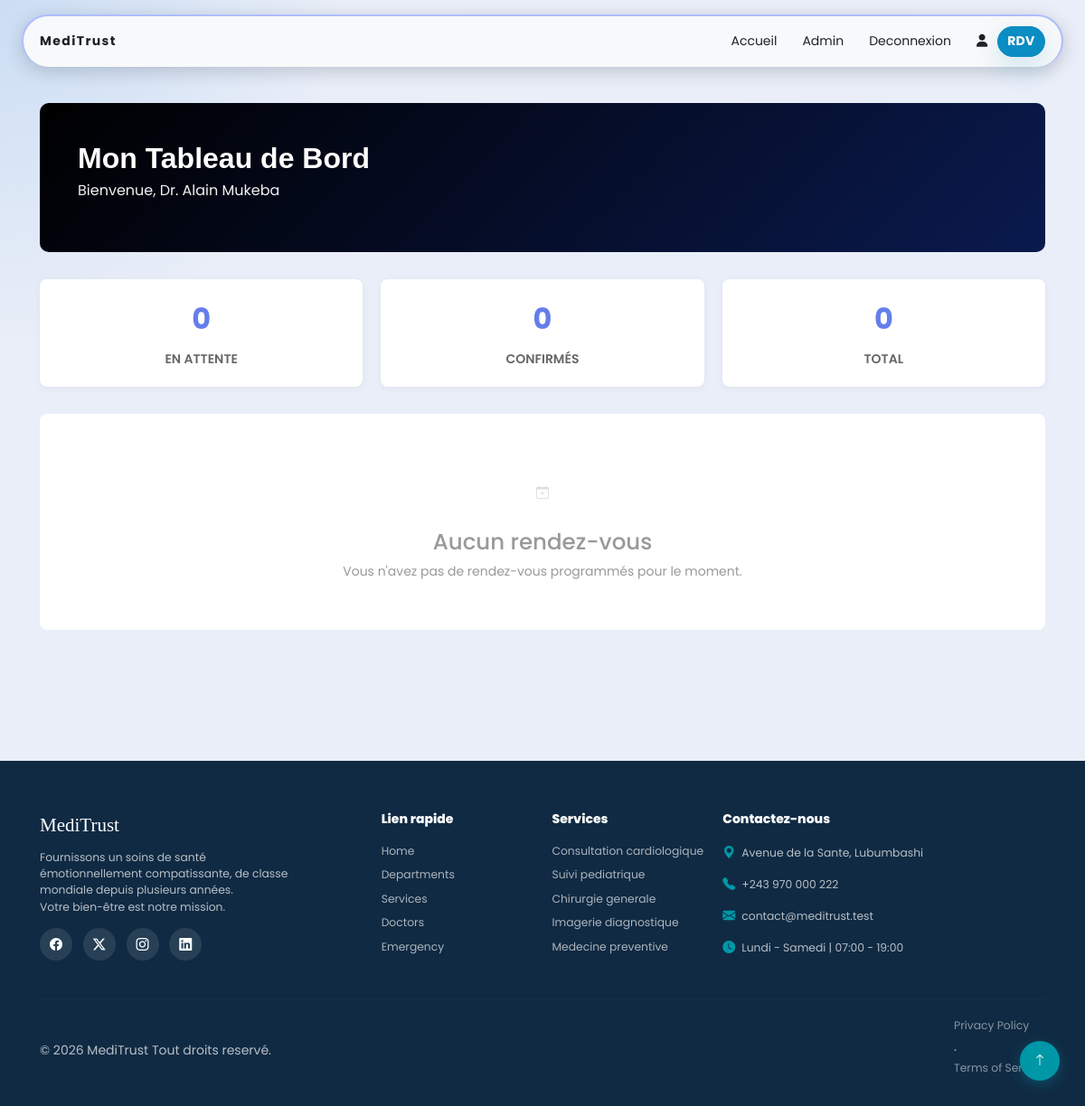
Before: /profile/ (signed in) with the older database file.
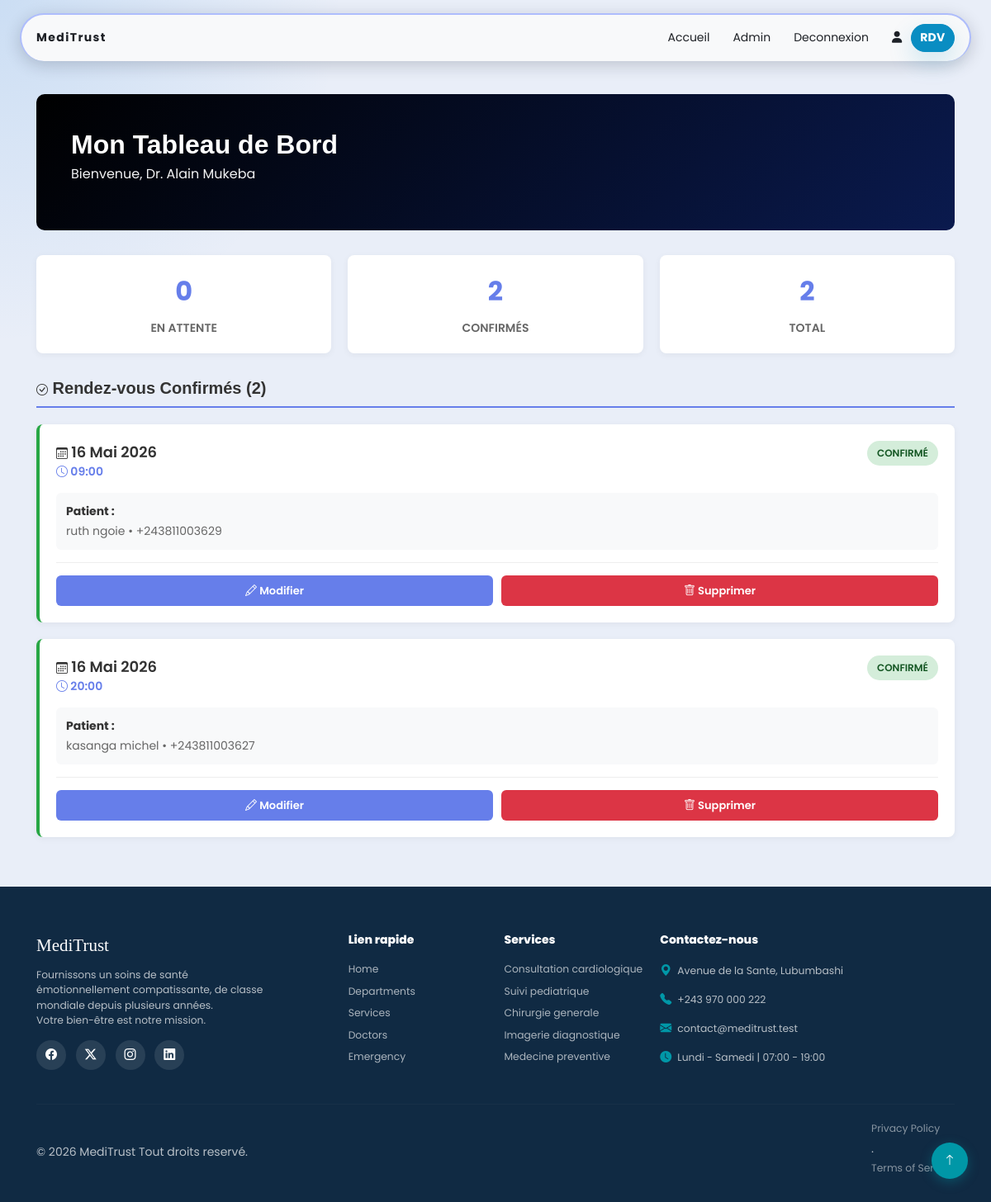
After: the same page with the newer database file.
### staff/models.py (models this page shows, shortened)
class Staff(models.Model):
    class Role(models.TextChoices):
        DOCTOR = "DOCTOR", "Docteur",
        NURSE = "NURSE", "Infirmier",
        MEDECIN = "MEDECIN", "Medecin",
        ADMIN = "ADMIN", "Administrateur",
        LAB_TECH = "LAB_TECH", "Technicien de laboratoire",
        PHARMACIST = "PHARMACIST","Pharmacien",
        SECRETARY = "SECRETARY", "Secrtaire",
    class Specialty(models.TextChoices):
        CHIRURGIE = "CHIRURGIE", "Chirurgie",
        ANESTHESISTE = "ANESTHESISTE", "Anesthsiste",
        RADIOLOGUE = "RADIOLOGUE", "Radiologue",
        PEDIATRE = "PEDIATRE", "Pédiatre",
        GYNAECOLOGUE = "GYNAECOLOGUE", "Gynecologue",
        DENTISTE = "DENTISTE", "Dentiste",
        OPHTALMOLOGUE = "OPHTALMOLOGUE", "Ophtalmologue",
        ORTHOPEDISTE = "ORTHOPEDISTE", "Orthopediste",
        PATHOLOGUE = "PATHOLOGUE", "Pathologue",
        PSYCHIATRE = "PSYCHIATRE", "Psychiatre",
        THERAPEUTE = "THERAPEUTE", "Therapeute",
    user = models.OneToOneField('core.User', on_delete=models.CASCADE, related_name='staff_profile')
    name = models.CharField(max_length=100, blank=True, null=True, verbose_name="Nom")
    last_name = models.CharField(max_length=100, blank=True, null=True, verbose_name="Nom de famille")
    first_name = models.CharField(max_length=100, blank=True, null=True, verbose_name="Prénom")
    specialty = models.CharField(max_length=100, choices=Specialty.choices, blank=True, null=True, verbose_name="Spécialité")
    departement = models.ForeignKey(Departement, on_delete=models.SET_NULL, blank=True, null=True, verbose_name="Departement")
    slug = models.SlugField(unique=True, blank=True)
    role = models.CharField(max_length=20, choices=Role.choices, default=Role.MEDECIN, verbose_name="Role")
    is_active = models.BooleanField(default=False)
    is_verified = models.BooleanField(default=False)
    experience_years = models.PositiveIntegerField(default=0)
    twitter = models.URLField(max_length=255, blank=True, null=True)
    facebook = models.URLField(max_length=255, blank=True, null=True)
    instagram = models.URLField(max_length=255, blank=True, null=True)
    linkedin = models.URLField(max_length=255, blank=True, null=True)
    created_at = models.DateField(auto_now_add=True)
    class Meta:
        verbose_name = 'Membre du personnel'
        verbose_name_plural = 'Membres du personnel'
        indexes = [
            models.Index(fields=['is_active', 'is_verified']),
            models.Index(fields=['role']),
            models.Index(fields=['departement']),
            models.Index(fields=['specialty']),
            models.Index(fields=['is_active', 'is_verified', 'role'], name='staff_active_role_idx'),
        ]

### core/models.py (models this page shows, shortened)
class User(AbstractUser):
    phone = PhoneNumberField(blank=True, null=True, region='CD')
    avatar = models.ImageField(upload_to='avatar/', blank=True, null=True)
    bio = models.TextField(blank=True)
    class Meta:
        verbose_name = 'Utilisateur'
        verbose_name_plural = 'Utilisateur'
    def get_full_name(self):
        return f"{self.first_name} {self.last_name}".strip()

### data/models.py (models this page shows, shortened)
class Contact(models.Model):
    name = models.CharField(max_length=100, verbose_name='Nom Hopital')
    operation_days_time = models.CharField(max_length=150,verbose_name="jours et heures de service" )
    phone = models.CharField(max_length=100, verbose_name='phone')
    email = models.CharField(max_length=100, verbose_name='email')
    address = models.CharField(max_length=100, verbose_name='adresse')
    facebook = models.URLField(verbose_name="Lien facebook", null=True, blank=True)
    twitter = models.URLField(verbose_name="Lien x(twitter)", null=True, blank=True)
    instagram = models.URLField(verbose_name="Lien instagram", null=True, blank=True)
    linkedin = models.URLField(verbose_name="lien linkedin", null=True, blank=True)
    created_at = models.DateField(auto_now_add=True)
    class Meta:
        verbose_name = 'contact'
        verbose_name_plural = 'contact'

class Service(models.Model):
    title = models.CharField(max_length=100, verbose_name='titre')
    departement = models.ForeignKey(Departement, on_delete=models.CASCADE, verbose_name='departement', blank=True, null=True)
    description = models.TextField(verbose_name='description')
    icon = models.CharField(max_length=100, verbose_name='icone')
    short_description = models.TextField(verbose_name='description courte')
    created_at = models.DateField(auto_now_add=True)
    updated_at = models.DateField(auto_now=True)
    class Meta:
        verbose_name = 'Service'
        verbose_name_plural = 'Services'

### appointment/models.py (models this page shows, shortened)
class Appointment(models.Model):
    patient = models.ForeignKey(
        Patients,
        on_delete=models.CASCADE,
        related_name="appointments",
        null=True,
        blank=True,
    )
    staff = models.ForeignKey(
        Staff,
        on_delete=models.CASCADE,
        related_name="appointments",
        null=True,
        blank=True,
    )
    time_service = models.ForeignKey(
        TimeService,
        on_delete=models.CASCADE,
        related_name="appointments",
        null=True,
        blank=True,
    )
    date = models.DateField()
    time = models.TimeField()
    raison = models.TextField(
        verbose_name="Motif du rendez-vous",
        blank=True,
        null=True,
        help_text="Raison ou motif de la consultation"
    )
    accept = models.BooleanField(default=False)
    created_at = models.DateTimeField(auto_now_add=True)
    class Meta:
        verbose_name = "Rendez-vous"
        verbose_name_plural = "Rendez-vous"
        indexes = [
            models.Index(fields=['staff', 'date', 'time']),
            models.Index(fields=['patient', 'date']),
            models.Index(fields=['date']),
            models.Index(fields=['staff', 'accept']),
            models.Index(fields=['created_at']),
            models.Index(fields=['staff', 'date', 'time'], name='appointment_slot_idx'),
        ]

### patients/models.py (models this page shows, shortened)
class Patients(models.Model):
    SEXE_CHOISES = (
        ('M', 'Masculin'),
        ('F', 'Féminin'),
    )
    first_name = models.CharField("Prénom", max_length=100)
    last_name = models.CharField("Nom de famille", max_length=100)
    contact = PhoneNumberField("Contact📞", region='CD', null=True, blank=True, unique=True) # type: ignore
    adress = models.CharField("Adresse", max_length=255)
    sexe = models.CharField("Sexe", max_length=1, choices=SEXE_CHOISES)
    email = models.EmailField("Email", max_length=255, unique=True)
    tutor = models.CharField("Tuteur", max_length=100, blank=True, null=True)
    tutor_contact = PhoneNumberField("Contact du tuteur📞", region='CD', null=True, blank=True)
    tutor_adress = models.CharField("Adresse du tuteur", max_length=255, blank=True, null=True)
    transfered = models.BooleanField("Transféré", default=False)
    registered_at = models.DateTimeField(auto_now_add=True)
    class Meta:
        managed = True
        verbose_name = 'Dossier Medical'
        verbose_name_plural = 'Dossiers Medicaux'
        indexes = [
            models.Index(fields=['email']),
            models.Index(fields=['contact']),
            models.Index(fields=['registered_at']),
            models.Index(fields=['first_name', 'last_name']),
            models.Index(fields=['registered_at'], name='patient_registered_idx'),
            models.Index(fields=['transfered']),
            models.Index(fields=['sexe']),
        ]
    @property
    def full_name(self):
        return f"{self.first_name} {self.last_name}"

### core/views.py (the view)
# urls.py: path("profile/", views.profile, name="profile"),
@login_required(login_url="login")
def profile(request):
    if request.method == "POST":
        form = ProfileForm(request.POST, request.FILES, instance=request.user)
        if form.is_valid():
            form.save()
            messages.success(request, "Votre profil a été mis à jour avec succès.")
            return redirect("profile")
    else:
        form = ProfileForm(instance=request.user)
    staff = Staff.objects.filter(user=request.user)
    time_services = TimeService.objects.filter(staff__user=request.user)
    try:
        staff = request.user.staff_profile
    except Staff.DoesNotExist:
        messages.error(request, "Vous n'avez pas un profil staff.")
        return redirect('/')
    if not staff.is_active:
        messages.warning(request, "Votre profil staff n'est pas actif.")
    today = date.today()
    now = datetime.now()
    appointments = Appointment.objects.filter(
        staff=staff,
        date__gte=today,
    ).select_related(
        'patient',
        'staff__user',
        'staff__departement'
    ).order_by('date', 'time')
    pending_appointments = appointments.filter(accept=False)
    confirmed_appointments = appointments.filter(accept=True)
    context = {
        'staff': staff,
        'pending_appointments': pending_appointments,
        'confirmed_appointments': confirmed_appointments,
        'all_appointments': appointments,
        'pending_count': pending_appointments.count(),
        'confirmed_count': confirmed_appointments.count(),
        'page_title': f"Dashboard - Dr. {staff.user.get_full_name()}",
          "form": form,
        "time_services": time_services,
        "staff": staff,
    }
    return render(request, "staff/profile.html", context)

### templates/staff/profile.html (shortened to what this page needs)
{% extends "base.html" %}
{% load static %}
{% block content %}
<div class="dashboard-container mt-5">
    <div class="container mt-5 ">
        <div class="dashboard-header p-5">
            <h1>
                Mon Tableau de Bord
            </h1>
            <p>Bienvenue, Dr. {{ staff.user.get_full_name }}</p>
        </div>
        <div class="stats-row">
            <div class="stat-card">
                <div class="stat-number">{{ pending_count }}</div>
                <div class="stat-label">En Attente</div>
            </div>
            <div class="stat-card">
                <div class="stat-number">{{ confirmed_count }}</div>
                <div class="stat-label">Confirmés</div>
            </div>
            <div class="stat-card">
                <div class="stat-number">{{ all_appointments|length }}</div>
                <div class="stat-label">Total</div>
            </div>
        </div>
        {% if confirmed_appointments %}
        <div class="appointments-section">
            <h2 class="section-title">
                <i class="bi bi-check-circle"></i>
                Rendez-vous Confirmés ({{ confirmed_count }})
            </h2>
            {% for appointment in confirmed_appointments %}
            <div class="appointment-card confirmed">
                <div class="appointment-header">
                    <div>
                        <div class="appointment-datetime">
                            <i class="bi bi-calendar3"></i>
                            {{ appointment.date|date:"j M Y" }}
                        </div>
                        <div class="appointment-time">
                            <i class="bi bi-clock"></i>
                            {{ appointment.time|time:"H:i" }}
                        </div>
                    </div>
                    <span class="appointment-status status-confirmed">Confirmé</span>
                </div>
                {% if appointment.patient %}
                <div class="appointment-patient">
                    <strong>Patient :</strong>
                    <span>{{ appointment.patient.full_name }} • {{ appointment.patient.contact }}</span>
                </div>
                {% endif %}
                <div class="appointment-actions">
                    <a href="{% url 'staff:staff_appointment_edit' appointment.id %}" class="btn-action btn-edit">
                        <i class="bi bi-pencil"></i>
                        Modifier
                    </a>
                    <a href="{% url 'staff:staff_appointment_delete' appointment.id %}" class="btn-action btn-delete">
                        <i class="bi bi-trash"></i>
                        Supprimer
                    </a>
                </div>
            </div>
            {% endfor %}
        </div>
        {% endif %}
        {% if not all_appointments %}
        <div class="empty-state">
            <div class="empty-state-icon">
                <i class="bi bi-calendar-x"></i>
            </div>
            <h3>Aucun rendez-vous</h3>
            <p>Vous n'avez pas de rendez-vous programmés pour le moment.</p>
        </div>
        {% endif %}
    </div>
</div>
{% endblock %}

### templates/includes/footer.html
<footer>
  <div class="container">
    <div class="row g-4">
      <div class="col-lg-4">
        <div class="footer-brand">
        {% if contact.name %}
          {{contact.name}}
        {% endif %}
          </div>
        <p style="font-size:.88rem;max-width:300px;">Fournissons un soins de santé émotionnellement compatissante, de classe mondiale depuis plusieurs années. <br> Votre bien-être est notre mission.</p>
        <div class="social-icons mt-3">
          <a href="{{contact.facebook}}"><i class="bi bi-facebook"></i></a>
          <a href="{{contact.twitter}}"><i class="bi bi-twitter-x"></i></a>
          <a href="{{contact.instagram}}"><i class="bi bi-instagram"></i></a>
          <a href="{{contact.linkedin}}"><i class="bi bi-linkedin"></i></a>
        </div>
      </div>
      <div class="col-lg-2 col-6">
        <h5>Lien rapide</h5>
        <a href="#home">Home</a>
        <a href="#departments">Departments</a>
        <a href="#services">Services</a>
        <a href="#doctors">Doctors</a>
        <a href="#emergency">Emergency</a>
      </div>
<div class="col-lg-2 col-6">
        <h5>Services</h5>
        {% for service in services %}
           <a href="{% url 'data:service_detail' service.id %}">{{ service.title }}</a>
        {% endfor %}
      </div>
      <div class="col-lg-4">
        <h5>Contactez-nous</h5>
        {% if contact.address %}
           <p style="font-size:.88rem;"><i class="bi bi-geo-alt-fill me-2" style="color:var(--teal);"></i>{{contact.address}}</p>
        {% endif %}
        {% if contact.phone %}
           <p style="font-size:.88rem;"><i class="bi bi-telephone-fill me-2" style="color:var(--teal);"></i>{{contact.phone}}</p>
        {% endif %}
        {% if contact.email %}
            <p style="font-size:.88rem;"><i class="bi bi-envelope-fill me-2" style="color:var(--teal);"></i>{{contact.email}}</p>
        {% endif %}
        {% if contact.operation_days_time %}
              <p style="font-size:.88rem;"><i class="bi bi-clock-fill me-2" style="color:var(--teal);"></i>{{contact.operation_days_time}}</p>
        {% endif %}
      </div>
    </div>
    <hr class="footer-divider"/>
    <div class="d-flex justify-content-between flex-wrap gap-2" style="font-size:.82rem;">
      <span>© 2026 {{contact.name}} Tout droits reservé.</span>
      <span><a href="#" style="color:rgba(255,255,255,.5);">Privacy Policy</a> · <a href="#" style="color:rgba(255,255,255,.5);">Terms of Service</a></span>
    </div>
  </div>
</footer>
<a href="#home" id="scrollTop"><i class="bi bi-arrow-up"></i></a>

Changed rows visible on the page:
added Appointment: date "16 Mai 2026", time "09:00", patient.full_name "ruth ngoie", patient.contact "+243811003629"
added Appointment: date "16 Mai 2026", time "20:00", patient.full_name "kasanga michel", patient.contact "+243811003627"
Other visible differences:
{{ confirmed_count }}: "0" → "2"
{{ all_appointments|length }}: "0" → "2"
{{ confirmed_count }}: (not shown) → "2"
text no longer shown: "Aucun rendez-vous Vous n'avez pas de rendez-vous programmés pour le moment."
text now shown: "Rendez-vous Confirmés ( )"
